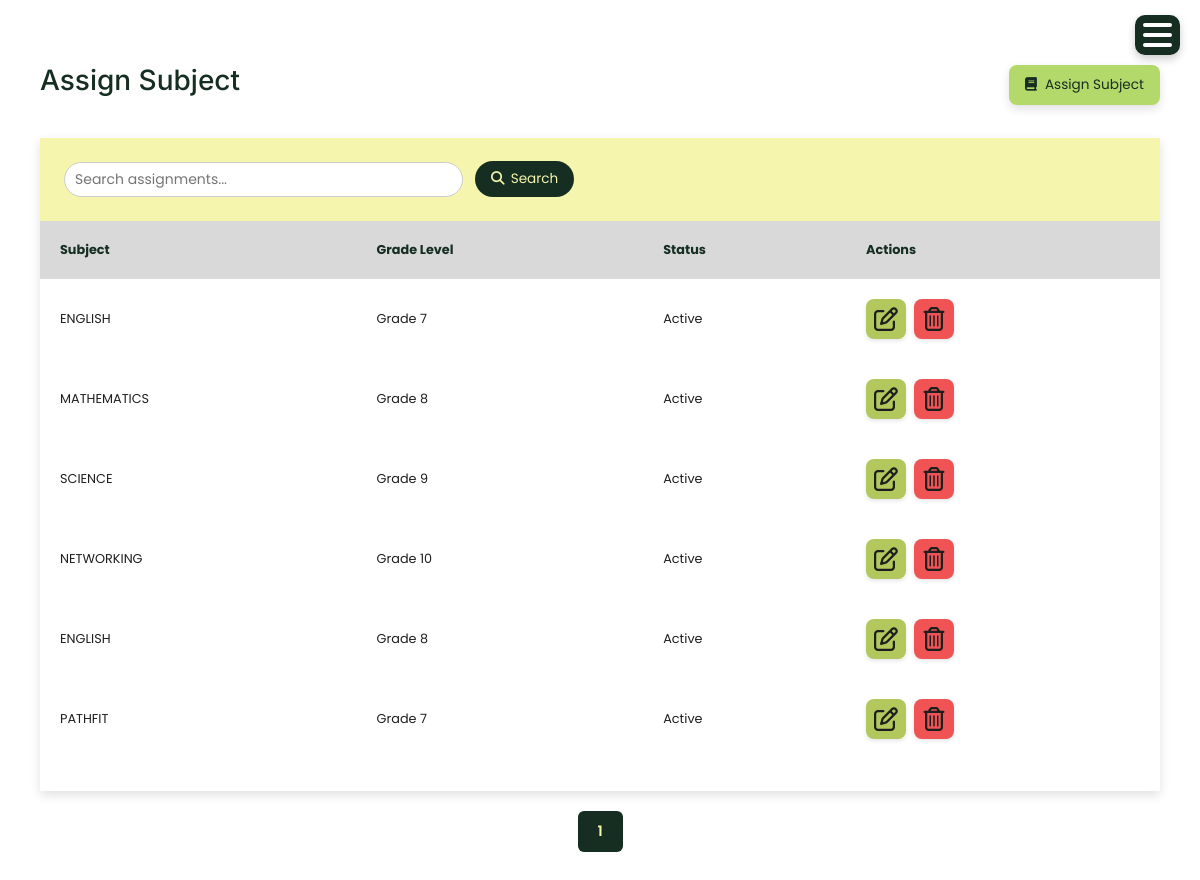
Page /assign_subject/ on the earlier database version.
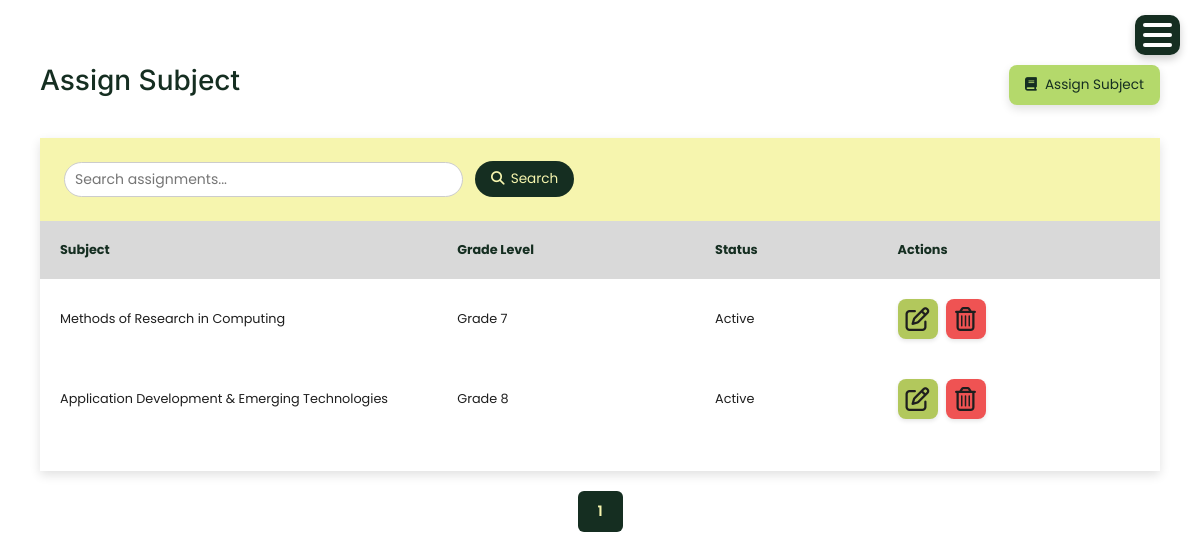
Same page on the later database version.
### account/models.py (models this page shows, shortened)
class AssignedSubject(models.Model):
    grade_level = models.CharField(max_length=10, choices=[
        ('Grade 7','Grade 7'),
        ('Grade 8','Grade 8'),
        ('Grade 9','Grade 9'),
        ('Grade 10','Grade 10')
    ])
    subject = models.ForeignKey(Subject, on_delete=models.CASCADE)
    status = models.CharField(max_length=10, choices=[('Active','Active'),('Inactive','Inactive')])

class Subject(models.Model):
    code = models.CharField(max_length=20, default='DEFAULT_CODE')
    name = models.CharField(max_length=100)
    department = models.CharField(max_length=100)
    grade_level = models.CharField(max_length=10, choices=[
        ('Grade 7', 'Grade 7'),
        ('Grade 8', 'Grade 8'),
        ('Grade 9', 'Grade 9'),
        ('Grade 10', 'Grade 10')
    ], blank=True, null=True)
    status = models.CharField(max_length=10, choices=[('Active','Active'),('Inactive','Inactive')])

### account/views.py (the view)
# urls.py: path('assign_subject/', views.assign_subject, name='assign_subject'),
def assign_subject(request):
    assigned_subjects = AssignedSubject.objects.all()
    page = request.GET.get('page', 1)
    per_page = 15  # Increased to reduce pagination when not needed
    paginator = Paginator(assigned_subjects, per_page)
    try:
        page_obj = paginator.page(page)
    except:
        page_obj = paginator.page(1)
    context = {
        'page_obj': page_obj
    }
    return render(request, 'assign_subject.html', context)

### templates/assign_subject.html (shortened to what this page needs)
{% extends 'base.html' %}
{% load static %}
{% block content %}
<div class="container mt-4">
    <div class="user-folder-card">
        <div class="user-heading">
            <h2>Assign Subject</h2>
            <button type="button" class="user-add-btn" data-bs-toggle="modal" data-bs-target="#assignSubjectModal">
                <i class="fas fa-book"></i> Assign Subject
            </button>
        </div>
        <div class="user-data-table">
            <form method="get" class="tab-search">
                <input type="text" name="search" placeholder="Search assignments..." value="{{ search }}">
                <button type="submit" class="search-btn">
                    <i class="fas fa-search"></i> Search
                </button>
            </form>
            <div class="user-table-wrapper">
                <table class="user-table">
                    <thead>
                        <tr>
                            <th>Subject</th>
                            <th>Grade Level</th>
                            <th>Status</th>
                            <th>Actions</th>
                        </tr>
                    </thead>
                    <tbody>
                        {% for item in page_obj %}
                            <tr>
                                <td>{{ item.subject.name }}</td>
                                <td>{{ item.grade_level }}</td>
                                <td>{{ item.status }}</td>
                                <td class="actions-cell">
                                    <div class="action-buttons">
                                        <button type="button" class="btn-icon btn-icon-edit"
                                                data-bs-toggle="modal"
                                                data-bs-target="#editAssignSubjectModal{{ item.id }}"
                                                title="Edit">
                                            <i class="fa-regular fa-pen-to-square"></i>
                                        </button>
                                        <a href="{% url 'delete_assigned_subject' item.id %}"
                                           class="btn-icon btn-icon-delete"
                                           title="Delete"
                                           onclick="return confirm('Are you sure?')">
                                            <i class="fa-regular fa-trash-can"></i>
                                        </a>
                                    </div>
                                </td>
                            </tr>
                        {% empty %}
                            <tr>
                                <td colspan="4" class="text-center">No subjects assigned yet.</td>
                            </tr>
                        {% endfor %}
                    </tbody>
                </table>
            </div>
        </div>
    </div>
</div>
{% if page_obj %}
<nav aria-label="Page navigation">
    <ul class="pagination justify-content-center mt-3">
        {% for num in page_obj.paginator.page_range %}
            {% if page_obj.number == num %}
                <li class="page-item active"><span class="page-link">{{ num }}</span></li>
            {% elif num > page_obj.number|add:'-3' and num < page_obj.number|add:'3' %}
                <li class="page-item">
                    <a class="page-link" href="?page={{ num }}{% if search %}&search={{ search }}{% endif %}">{{ num }}</a>
                </li>
            {% endif %}
        {% endfor %}
    </ul>
</nav>
{% endif %}
{% endblock %}

Differences in the rows shown:
removed AssignedSubject: subject.name "ENGLISH", grade_level "Grade 7", status "Active"
removed AssignedSubject: subject.name "MATHEMATICS", grade_level "Grade 8", status "Active"
removed AssignedSubject: subject.name "SCIENCE", grade_level "Grade 9", status "Active"
removed AssignedSubject: subject.name "NETWORKING", grade_level "Grade 10", status "Active"
removed AssignedSubject: subject.name "ENGLISH", grade_level "Grade 8", status "Active"
removed AssignedSubject: subject.name "PATHFIT", grade_level "Grade 7", status "Active"
added AssignedSubject: subject.name "Methods of Research in Computing", grade_level "Grade 7", status "Active"
added AssignedSubject: subject.name "Application Development & Emerging Technologies", grade_level "Grade 8", status "Active"
